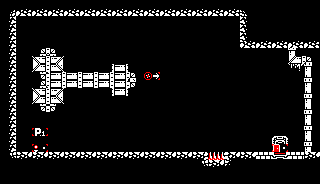

A level layout from a 2D game, rendered from its tile map. Below: a short description, then the map file with its tile-grid data intact:
An orthogonal 20x23 tile map with 16x8 px tiles, 1 tile layer (Map Layer), 2 tilesets.

<map version="1.10" tiledversion="1.11.2" orientation="orthogonal" renderorder="right-down" width="20" height="23" tilewidth="16" tileheight="8" infinite="0" nextlayerid="2" nextobjectid="1">
 <tileset firstgid="1" source="AllPatterns.tsx" />
 <tileset firstgid="513" source="Menu_tileset.tsx" />
 <layer id="1" name="Map Layer" width="20" height="23">
  <data encoding="csv">
1,1,1,1,1,1,1,1,1,1,1,1,1,1,1,1,1,1,1,1,
15,31,31,31,31,31,31,31,31,31,31,31,31,31,31,14,1,1,1,1,
7,1,1,1,1,1,1,1,1,1,1,1,1,1,1,6,1,1,1,1,
7,1,1,1,1,1,1,1,1,1,1,1,1,1,1,6,1,1,1,1,
7,1,1,1,1,1,1,1,1,1,1,1,1,1,1,6,1,1,1,1,
7,1,1,1,1,1,1,1,1,1,1,1,1,1,1,10,31,31,31,31,
7,1,27,29,1,1,1,1,1,1,1,1,1,1,1,1,1,1,23,1,
7,1,17,19,1,1,1,1,1,1,1,1,1,1,1,1,1,1,26,29,
7,1,26,28,1,1,1,18,1,1,1,1,1,1,1,1,1,1,3,23,
7,1,24,18,18,18,18,18,29,81,1,1,1,1,1,1,1,1,1,20,
7,1,27,18,18,18,18,18,21,1,1,1,1,1,1,1,1,1,1,23,
7,1,17,19,1,1,1,18,1,1,1,1,1,1,1,1,1,1,1,20,
7,1,26,28,1,1,1,1,1,1,1,1,1,1,1,1,1,1,1,23,
7,1,24,21,1,1,1,1,1,1,1,1,1,1,1,1,1,1,1,20,
7,1,1,1,1,1,1,1,1,1,1,1,1,1,1,1,1,1,1,23,
7,1,1,1,1,1,1,1,1,1,1,1,1,1,1,1,1,1,1,20,
7,1,101,1,1,1,1,1,1,1,1,1,1,1,1,1,1,1,1,23,
7,1,1,1,1,1,1,1,1,1,1,1,1,1,1,1,1,5,1,20,
7,1,93,1,1,1,1,1,1,1,1,1,1,1,1,1,1,94,1,23,
13,30,30,30,30,30,30,30,30,30,30,30,9,39,8,30,16,32,16,30,
1,1,1,1,1,1,1,1,1,1,1,1,13,30,12,1,1,1,1,1,
1,1,1,1,1,1,1,1,1,1,1,1,1,1,1,1,1,1,1,1,
1,1,1,1,1,1,1,1,1,1,1,1,1,1,1,1,1,1,1,1
</data>
 </layer>
</map>
